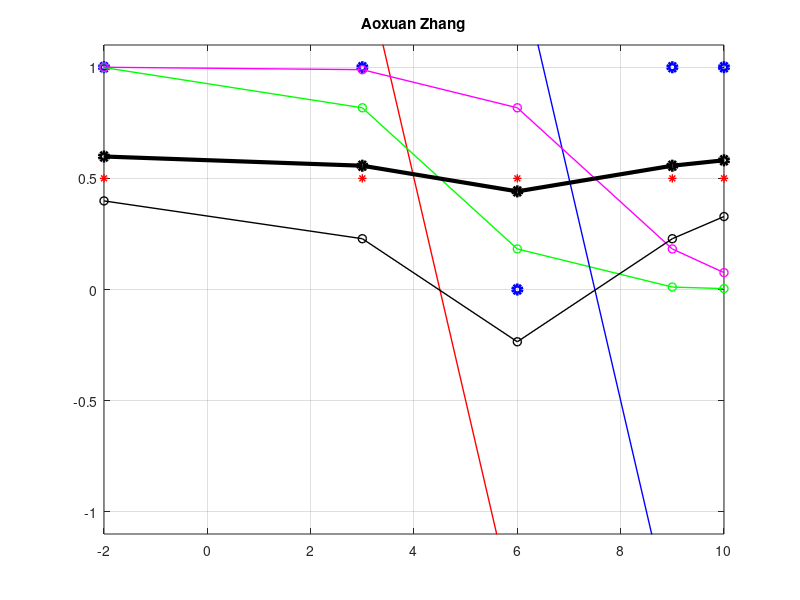

This figure's MATLAB source:
clear; clf
p=@(u) 1./(1+exp(-u));
x = [-2 3 6 9 10]; t = [1 1 0 1 1];
plot(x,0*x+0.5,'r*','linewidth',1); hold on
plot(x,t,'bo','linewidth',3);
m=-1;
%u=m*(x-4.5);
w10=m*(-4.5); w1=m; u=w10+w1*x;
plot(x,u,'ro-','linewidth',1);
y1=p(u);
plot(x,y1,'go-','linewidth',1);
m=-1;
%u=m*(x-7.5);
w20=m*(-7.5); w2=m; u=w20+w2*x;
plot(x,u,'bo-','linewidth',1);
y2=p(u);
plot(x,y2,'mo-','linewidth',1);
z=1*(0.4+y1-y2);
plot(x,z,'ko-','linewidth',1);
plot(x,p(z),'ko-','linewidth',3);
grid on
axis([x(1) x(end) -1.1 1.1])
title('Aoxuan Zhang')
